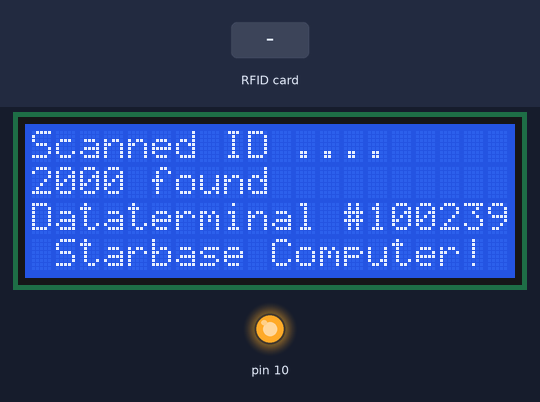
This sketch was run on a simulated Arduino Uno, built with avr-gcc and run on an emulated ATmega328P. Parts: 20×4 character LCD, output pins drawn as LEDs (lit = HIGH). The test bench sets the inputs (shaded band).

Above: at 1.3 s.
1.4 s: RFID card 5E 7A 19 C4 held to the reader
At 1.9 s:
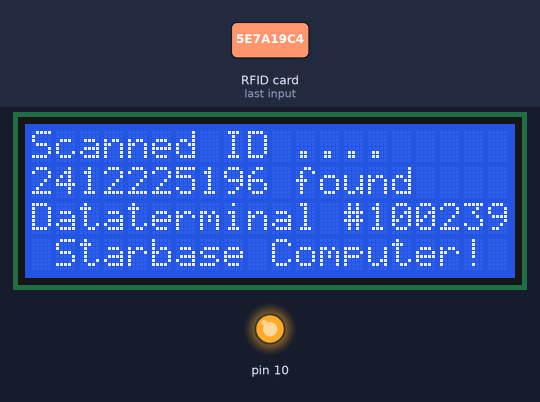
Timing chart, 0 to 4.4 s (numbered marks = the images above; inputs shaded):
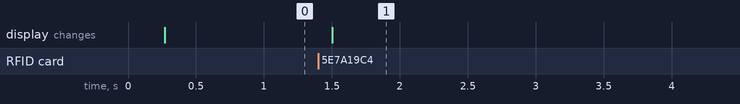

Measured:
- after the input at 1.4 s, the display: changes after 0.10 s (image 1)

The sketch:

rfid.ino
```cpp
#include <SPI.h>
#include <Wire.h>
#include <LiquidCrystal_I2C.h>
#include <MFRC522.h>

//#define RST_PIN 9 // Configurable, see typical pin layout above
//#define SS_PIN 10 // Configurable, see typical pin layout above
const int RST_PIN = 16; // Reset pin
const int SS_PIN = 17; // Slave select pin

MFRC522 mfrc522(SS_PIN, RST_PIN); // Create MFRC522 instance
LiquidCrystal_I2C lcd(0x27, 20, 4);

void setup() {
  SPI.begin(); // Init SPI bus
  mfrc522.PCD_Init(); // Init MFRC522
  lcd.init();
  // Print a message to the LCD.
  lcd.backlight();
  lcd.setCursor(0, 0);
  lcd.print("                      ");
  lcd.setCursor(0, 1);
  lcd.print("                      ");
  lcd.setCursor(0, 2);
  lcd.print("Dataterminal #1002392");
  lcd.setCursor(0, 3);
  lcd.print(" Starbase Computer! ");
}

void loop() {
  // Look for new cards
  if ( ! mfrc522.PICC_IsNewCardPresent()) {
    lcd.setCursor(0, 0);
    lcd.print("Scanned ID ....");
    lcd.setCursor(0, 1);
    lcd.print( mfrc522.uid.uidByte[0] );
    lcd.print( mfrc522.uid.uidByte[1] );
    lcd.print( mfrc522.uid.uidByte[2] );
    lcd.print( mfrc522.uid.uidByte[3] );
    lcd.print( " found    " );
    lcd.setCursor(0, 2);
    lcd.print("Dataterminal #1002392");
    lcd.setCursor(0, 3);
    lcd.print(" Starbase Computer! ");

    return;
  }

  // Select one of the cards
  if ( ! mfrc522.PICC_ReadCardSerial()) {
    return;
  }
}
```
